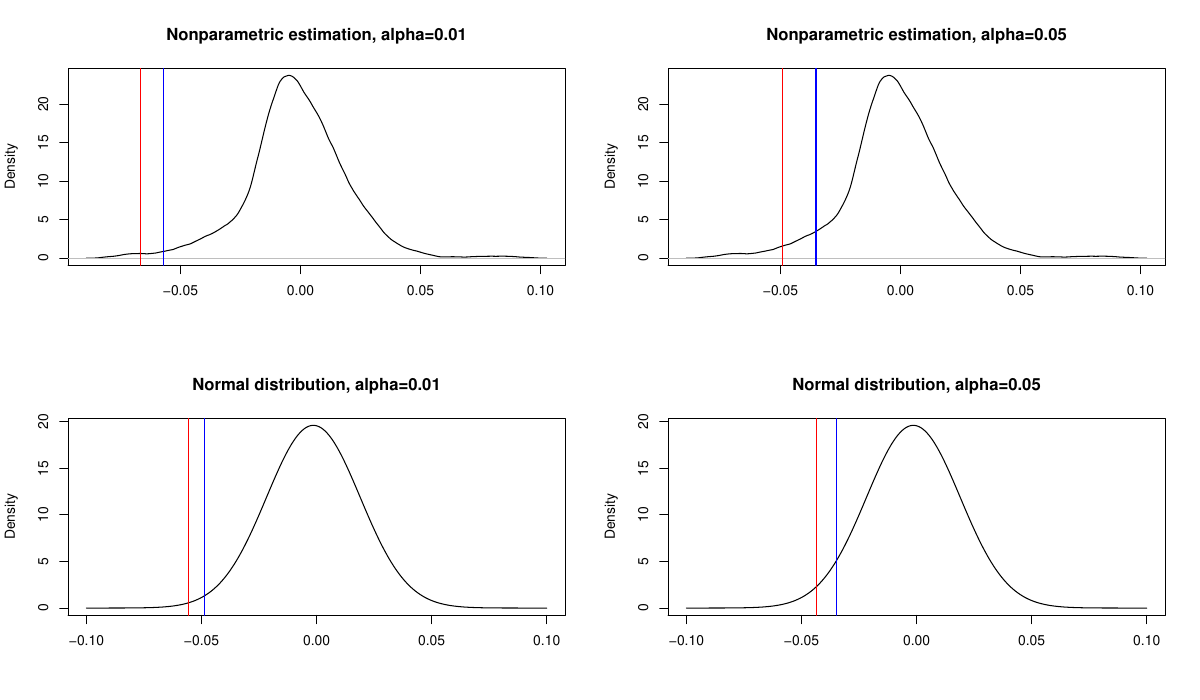

This figure's R source:
#Set working directory
setwd("~/Desktop/IRTG/Teaching/R")

#Read in data
data = read.csv("DBK.DE.csv")

#Generate daily log returns
x = diff(log(as.numeric(data$Close)),lag=1)

#Calculate the sample VaR and Expected Shortfal, alpha={0.01, 0.05}
VaR_5 = quantile(x,0.05)
VaR_1 = quantile(x,0.01)
ES_5 = mean(x[x<quantile(x,0.05)])
ES_1 = mean(x[x<quantile(x,0.01)])

par(mfrow=c(2,2))

#Kernel density plot with VaR and ES (alpha=0.01)
plot(density(x,bw=0.01,kernel="epanechnikov"),main="Nonparametric estimation, alpha=0.01",xlab="")
abline(v=VaR_1,col="blue")
abline(v=ES_1,col="red")

#Kernel density plot with VaR and ES (alpha=0.05)
plot(density(x,bw=0.01,kernel="epanechnikov"),main="Nonparametric estimation, alpha=0.05",xlab="")
abline(v=VaR_5,col="blue")
abline(v=ES_5,col="red")

#Calculate the MLE under normal distributed errors
mu = mean(x)
sigma = sd(x)
VaR_1_N = qnorm(0.01, mu, sigma)
VaR_5_N = qnorm(0.05, mu, sigma)
ES_1_N = mu - sigma * dnorm(qnorm(1-0.01)) / (0.01)
ES_5_N = mu - sigma * dnorm(qnorm(1-0.05)) / (0.05)

#Normal density plot with VaR and ES (alpha=0.01)
plot(dnorm(seq(-0.1,0.1,0.0001),mu,sigma)~seq(-0.1,0.1,0.0001),type="l",main="Normal distribution, alpha=0.01",xlab="",ylab="Density")
abline(v=VaR_1_N,col="blue")
abline(v=ES_1_N,col="red")

#Normal density plot with VaR and ES (alpha=0.01)
plot(dnorm(seq(-0.1,0.1,0.0001),mu,sigma)~seq(-0.1,0.1,0.0001),type="l",main="Normal distribution, alpha=0.05",xlab="",ylab="Density")
abline(v=VaR_5_N,col="blue")
abline(v=ES_5_N,col="red")

pdf("XFG_VaR_ES.pdf",width=6,height=4,paper='special')
dev.off()
